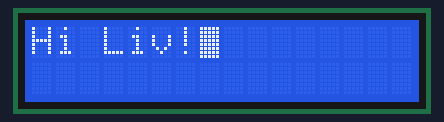
Recording of a sketch running on a simulated ESP8266 (NodeMCU). Shown: 16×2 character LCD. Wiring (inferred from the names in the program): character LCD (HD44780): RS D0; E D1; data D2, D3, D4, D5, D6, D7, D8, GPIO 3.

Above: at 0.6 s.
At 2.6 s:
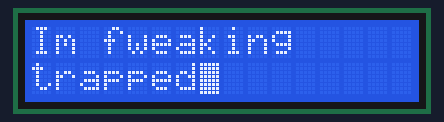
At 4.6 s:
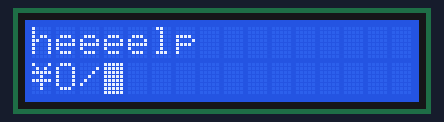

The sketch:

screen_hello_world.ino
```cpp
#include <stdint.h>

#define SCREEN_E D1
#define SCREEN_RS D0
#define SCREEN_D0 D2
#define SCREEN_D1 D3
#define SCREEN_D2 D4
#define SCREEN_D3 D5
#define SCREEN_D4 D6
#define SCREEN_D5 D7
#define SCREEN_D6 D8
#define SCREEN_D7 D9
#define PINS 10 //total amount of pins

uint16_t RS_OFFSET = 1 << 10;

uint8_t d_pin_list[] = {SCREEN_D0, SCREEN_D1, SCREEN_D2, SCREEN_D3, SCREEN_D4, SCREEN_D5, SCREEN_D6, SCREEN_D7};

void eight_bit_to_out(uint8_t d){
  for(uint8_t i = 0; i < 8; i++){
    uint8_t l = (d>>i) & 0x1;
    digitalWrite(d_pin_list[i], l==1?HIGH:LOW);
  }
}

void all_zero(){
  eight_bit_to_out(0);
  digitalWrite(SCREEN_RS, LOW);
}

void toggle_enable(){
  digitalWrite(SCREEN_E, HIGH);
  delayMicroseconds(5);
  digitalWrite(SCREEN_E, LOW);
  delayMicroseconds(300);
}

void screen_put_char(uint8_t c){
  digitalWrite(SCREEN_RS, HIGH);
  eight_bit_to_out(c);
  toggle_enable();
}

void function_set(){
  digitalWrite(SCREEN_D5, HIGH); //function set
  digitalWrite(SCREEN_D4, HIGH);
  digitalWrite(SCREEN_D3, HIGH);
  toggle_enable();
}

void pin_init(){
  pinMode(SCREEN_E , OUTPUT);
  pinMode(SCREEN_RS, OUTPUT);
  pinMode(SCREEN_D0, OUTPUT);
  pinMode(SCREEN_D1, OUTPUT);
  pinMode(SCREEN_D2, OUTPUT);
  pinMode(SCREEN_D3, OUTPUT);
  pinMode(SCREEN_D4, OUTPUT);
  pinMode(SCREEN_D5, OUTPUT);
  pinMode(SCREEN_D6, OUTPUT);
  pinMode(SCREEN_D7, OUTPUT);
  all_zero();
  digitalWrite(SCREEN_E, LOW);
  digitalWrite(SCREEN_RS, LOW);
  delay(500);
}

void display_init(int display, int cursor, int blink){
  all_zero();
  digitalWrite(SCREEN_D3, HIGH); //display on off ctrl
  digitalWrite(SCREEN_D2, display>0?HIGH:LOW); //display on/off
  digitalWrite(SCREEN_D1, cursor>0?HIGH:LOW); //cursor on/off
  digitalWrite(SCREEN_D0, blink>0?HIGH:LOW); //blink on/off
  toggle_enable();
}

void cursor_home(){
  all_zero();
  digitalWrite(SCREEN_D1, HIGH);
  toggle_enable();
  delay(2); //this one takes a while
}

void set_cursor(int col, int row){
  cursor_home();
  digitalWrite(SCREEN_D1, LOW);
  for(int i = 0; i < (col+(row*40)); i++){
    digitalWrite(SCREEN_D4, HIGH);
    digitalWrite(SCREEN_D3, LOW);
    digitalWrite(SCREEN_D2, HIGH);
    toggle_enable();
    delayMicroseconds(50);
  }
}

void entry_mode(uint8_t dir, uint8_t shift){
  all_zero();
  digitalWrite(SCREEN_D2, HIGH);  //entry mode set
  digitalWrite(SCREEN_D1, dir>0?HIGH:LOW); //direction
  digitalWrite(SCREEN_D0, shift>0?HIGH:LOW); //direction
  toggle_enable();
}
void clear_display(){
  all_zero();
  digitalWrite(SCREEN_D0, HIGH); //clear display
  toggle_enable();
  delay(5);
}

void screen_put_string(char* s){
  for(int i = 0; s[i] != 0; i++){
    screen_put_char(s[i]);
  }
}

void setup() {
  pin_init();
  function_set();
  display_init(1, 1, 1);
  entry_mode(1, 0);
}

void loop() {
  clear_display();
  screen_put_string("Hi Liv!");
  delay(2000);

  clear_display();
  screen_put_string("Im fweaking");
  set_cursor(0, 1);
  screen_put_string("trapped");
  delay(2000);

  clear_display();
  cursor_home();
  screen_put_string("heeeelp");
  set_cursor(0, 1);
  screen_put_string("\\O/");
  delay(5000);
}
```

Measured:
- by itself, everything shown: repeats every 9.1 s, in 6 steps
- what the display in image 0 shows lasts 2.0 s, from 0.5 s to 2.5 s
- what the display in image 2 shows lasts 5.0 s, from 4.6 s to 9.6 s
